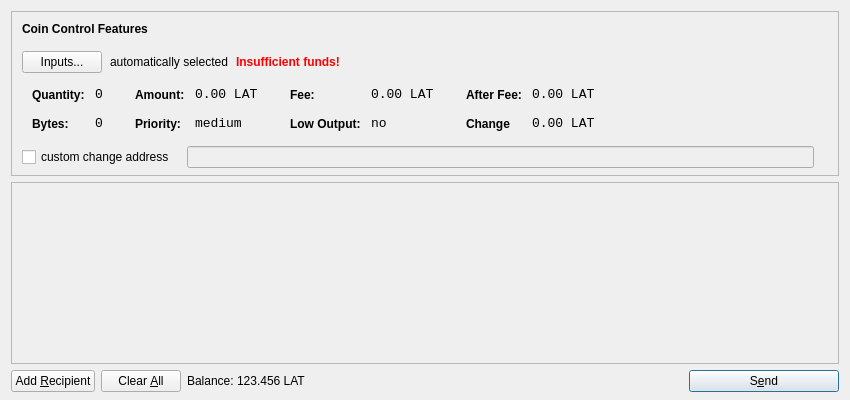
<?xml version="1.0" encoding="UTF-8"?>
<ui version="4.0">
 <class>SendCoinsDialog</class>
 <widget class="QDialog" name="SendCoinsDialog">
  <property name="geometry">
   <rect>
    <x>0</x>
    <y>0</y>
    <width>850</width>
    <height>400</height>
   </rect>
  </property>
  <property name="windowTitle">
   <string>Send Coins</string>
  </property>
  <layout class="QVBoxLayout" name="verticalLayout" stretch="0,1,0">
   <property name="bottomMargin">
    <number>8</number>
   </property>
   <item>
    <widget class="QFrame" name="frameCoinControl">
     <property name="sizePolicy">
      <sizepolicy hsizetype="Expanding" vsizetype="Expanding">
       <horstretch>0</horstretch>
       <verstretch>0</verstretch>
      </sizepolicy>
     </property>
     <property name="maximumSize">
      <size>
       <width>16777215</width>
       <height>16777215</height>
      </size>
     </property>
     <property name="frameShape">
      <enum>QFrame::StyledPanel</enum>
     </property>
     <property name="frameShadow">
      <enum>QFrame::Sunken</enum>
     </property>
     <layout class="QVBoxLayout" name="verticalLayoutCoinControl2">
      <property name="spacing">
       <number>-1</number>
      </property>
      <property name="leftMargin">
       <number>0</number>
      </property>
      <property name="topMargin">
       <number>0</number>
      </property>
      <property name="rightMargin">
       <number>0</number>
      </property>
      <property name="bottomMargin">
       <number>6</number>
      </property>
      <item>
       <layout class="QVBoxLayout" name="verticalLayoutCoinControl" stretch="0,0,0,0,1">
        <property name="spacing">
         <number>0</number>
        </property>
        <property name="leftMargin">
         <number>10</number>
        </property>
        <property name="topMargin">
         <number>10</number>
        </property>
        <item>
         <layout class="QHBoxLayout" name="horizontalLayoutCoinControl1">
          <property name="bottomMargin">
           <number>15</number>
          </property>
          <item>
           <widget class="QLabel" name="labelCoinControlFeatures">
            <property name="sizePolicy">
             <sizepolicy hsizetype="Preferred" vsizetype="Maximum">
              <horstretch>0</horstretch>
              <verstretch>0</verstretch>
             </sizepolicy>
            </property>
            <property name="font">
             <font>
              <weight>75</weight>
              <bold>true</bold>
             </font>
            </property>
            <property name="styleSheet">
             <string notr="true">font-weight:bold;</string>
            </property>
            <property name="text">
             <string>Coin Control Features</string>
            </property>
           </widget>
          </item>
         </layout>
        </item>
        <item>
         <layout class="QHBoxLayout" name="horizontalLayoutCoinControl2" stretch="0,0,0,0">
          <property name="spacing">
           <number>8</number>
          </property>
          <property name="bottomMargin">
           <number>10</number>
          </property>
          <item>
           <widget class="QPushButton" name="pushButtonCoinControl">
            <property name="styleSheet">
             <string notr="true"/>
            </property>
            <property name="text">
             <string>Inputs...</string>
            </property>
           </widget>
          </item>
          <item>
           <widget class="QLabel" name="labelCoinControlAutomaticallySelected">
            <property name="text">
             <string>automatically selected</string>
            </property>
            <property name="margin">
             <number>5</number>
            </property>
           </widget>
          </item>
          <item>
           <widget class="QLabel" name="labelCoinControlInsuffFunds">
            <property name="font">
             <font>
              <weight>75</weight>
              <bold>true</bold>
             </font>
            </property>
            <property name="styleSheet">
             <string notr="true">color:red;font-weight:bold;</string>
            </property>
            <property name="text">
             <string>Insufficient funds!</string>
            </property>
            <property name="margin">
             <number>5</number>
            </property>
           </widget>
          </item>
          <item>
           <spacer name="horizontalSpacerCoinControl">
            <property name="orientation">
             <enum>Qt::Horizontal</enum>
            </property>
            <property name="sizeHint" stdset="0">
             <size>
              <width>40</width>
              <height>1</height>
             </size>
            </property>
           </spacer>
          </item>
         </layout>
        </item>
        <item>
         <widget class="QWidget" name="widgetCoinControl" native="true">
          <property name="sizePolicy">
           <sizepolicy hsizetype="Preferred" vsizetype="Preferred">
            <horstretch>0</horstretch>
            <verstretch>0</verstretch>
           </sizepolicy>
          </property>
          <property name="minimumSize">
           <size>
            <width>0</width>
            <height>0</height>
           </size>
          </property>
          <property name="styleSheet">
           <string notr="true"/>
          </property>
          <layout class="QHBoxLayout" name="horizontalLayoutCoinControl5">
           <property name="margin">
            <number>0</number>
           </property>
           <item>
            <layout class="QHBoxLayout" name="horizontalLayoutCoinControl3" stretch="0,0,0,1">
             <property name="spacing">
              <number>20</number>
             </property>
             <property name="topMargin">
              <number>0</number>
             </property>
             <property name="bottomMargin">
              <number>10</number>
             </property>
             <item>
              <layout class="QFormLayout" name="formLayoutCoinControl1">
               <property name="horizontalSpacing">
                <number>10</number>
               </property>
               <property name="verticalSpacing">
                <number>14</number>
               </property>
               <property name="leftMargin">
                <number>10</number>
               </property>
               <property name="topMargin">
                <number>4</number>
               </property>
               <property name="rightMargin">
                <number>6</number>
               </property>
               <item row="0" column="0">
                <widget class="QLabel" name="labelCoinControlQuantityText">
                 <property name="styleSheet">
                  <string notr="true">font-weight:bold;</string>
                 </property>
                 <property name="text">
                  <string>Quantity:</string>
                 </property>
                 <property name="margin">
                  <number>0</number>
                 </property>
                </widget>
               </item>
               <item row="0" column="1">
                <widget class="QLabel" name="labelCoinControlQuantity">
                 <property name="font">
                  <font>
                   <family>Monospace</family>
                   <pointsize>10</pointsize>
                  </font>
                 </property>
                 <property name="cursor">
                  <cursorShape>IBeamCursor</cursorShape>
                 </property>
                 <property name="contextMenuPolicy">
                  <enum>Qt::ActionsContextMenu</enum>
                 </property>
                 <property name="text">
                  <string>0</string>
                 </property>
                 <property name="margin">
                  <number>0</number>
                 </property>
                 <property name="textInteractionFlags">
                  <set>Qt::LinksAccessibleByMouse|Qt::TextSelectableByKeyboard|Qt::TextSelectableByMouse</set>
                 </property>
                </widget>
               </item>
               <item row="1" column="0">
                <widget class="QLabel" name="labelCoinControlBytesText">
                 <property name="styleSheet">
                  <string notr="true">font-weight:bold;</string>
                 </property>
                 <property name="text">
                  <string>Bytes:</string>
                 </property>
                </widget>
               </item>
               <item row="1" column="1">
                <widget class="QLabel" name="labelCoinControlBytes">
                 <property name="font">
                  <font>
                   <family>Monospace</family>
                   <pointsize>10</pointsize>
                  </font>
                 </property>
                 <property name="cursor">
                  <cursorShape>IBeamCursor</cursorShape>
                 </property>
                 <property name="contextMenuPolicy">
                  <enum>Qt::ActionsContextMenu</enum>
                 </property>
                 <property name="text">
                  <string>0</string>
                 </property>
                 <property name="textInteractionFlags">
                  <set>Qt::LinksAccessibleByMouse|Qt::TextSelectableByKeyboard|Qt::TextSelectableByMouse</set>
                 </property>
                </widget>
               </item>
              </layout>
             </item>
             <item>
              <layout class="QFormLayout" name="formLayoutCoinControl2">
               <property name="horizontalSpacing">
                <number>10</number>
               </property>
               <property name="verticalSpacing">
                <number>14</number>
               </property>
               <property name="leftMargin">
                <number>6</number>
               </property>
               <property name="topMargin">
                <number>4</number>
               </property>
               <property name="rightMargin">
                <number>6</number>
               </property>
               <item row="0" column="0">
                <widget class="QLabel" name="labelCoinControlAmountText">
                 <property name="styleSheet">
                  <string notr="true">font-weight:bold;</string>
                 </property>
                 <property name="text">
                  <string>Amount:</string>
                 </property>
                 <property name="margin">
                  <number>0</number>
                 </property>
                </widget>
               </item>
               <item row="0" column="1">
                <widget class="QLabel" name="labelCoinControlAmount">
                 <property name="font">
                  <font>
                   <family>Monospace</family>
                   <pointsize>10</pointsize>
                  </font>
                 </property>
                 <property name="cursor">
                  <cursorShape>IBeamCursor</cursorShape>
                 </property>
                 <property name="contextMenuPolicy">
                  <enum>Qt::ActionsContextMenu</enum>
                 </property>
                 <property name="text">
                  <string>0.00 LAT</string>
                 </property>
                 <property name="textInteractionFlags">
                  <set>Qt::LinksAccessibleByMouse|Qt::TextSelectableByKeyboard|Qt::TextSelectableByMouse</set>
                 </property>
                </widget>
               </item>
               <item row="1" column="0">
                <widget class="QLabel" name="labelCoinControlPriorityText">
                 <property name="styleSheet">
                  <string notr="true">font-weight:bold;</string>
                 </property>
                 <property name="text">
                  <string>Priority:</string>
                 </property>
                </widget>
               </item>
               <item row="1" column="1">
                <widget class="QLabel" name="labelCoinControlPriority">
                 <property name="font">
                  <font>
                   <family>Monospace</family>
                   <pointsize>10</pointsize>
                  </font>
                 </property>
                 <property name="cursor">
                  <cursorShape>IBeamCursor</cursorShape>
                 </property>
                 <property name="contextMenuPolicy">
                  <enum>Qt::ActionsContextMenu</enum>
                 </property>
                 <property name="text">
                  <string>medium</string>
                 </property>
                 <property name="textInteractionFlags">
                  <set>Qt::LinksAccessibleByMouse|Qt::TextSelectableByKeyboard|Qt::TextSelectableByMouse</set>
                 </property>
                </widget>
               </item>
              </layout>
             </item>
             <item>
              <layout class="QFormLayout" name="formLayoutCoinControl3">
               <property name="horizontalSpacing">
                <number>10</number>
               </property>
               <property name="verticalSpacing">
                <number>14</number>
               </property>
               <property name="leftMargin">
                <number>6</number>
               </property>
               <property name="topMargin">
                <number>4</number>
               </property>
               <property name="rightMargin">
                <number>6</number>
               </property>
               <item row="0" column="0">
                <widget class="QLabel" name="labelCoinControlFeeText">
                 <property name="styleSheet">
                  <string notr="true">font-weight:bold;</string>
                 </property>
                 <property name="text">
                  <string>Fee:</string>
                 </property>
                 <property name="margin">
                  <number>0</number>
                 </property>
                </widget>
               </item>
               <item row="0" column="1">
                <widget class="QLabel" name="labelCoinControlFee">
                 <property name="font">
                  <font>
                   <family>Monospace</family>
                   <pointsize>10</pointsize>
                  </font>
                 </property>
                 <property name="cursor">
                  <cursorShape>IBeamCursor</cursorShape>
                 </property>
                 <property name="contextMenuPolicy">
                  <enum>Qt::ActionsContextMenu</enum>
                 </property>
                 <property name="text">
                  <string>0.00 LAT</string>
                 </property>
                 <property name="textInteractionFlags">
                  <set>Qt::LinksAccessibleByMouse|Qt::TextSelectableByKeyboard|Qt::TextSelectableByMouse</set>
                 </property>
                </widget>
               </item>
               <item row="1" column="0">
                <widget class="QLabel" name="labelCoinControlLowOutputText">
                 <property name="styleSheet">
                  <string notr="true">font-weight:bold;</string>
                 </property>
                 <property name="text">
                  <string>Low Output:</string>
                 </property>
                </widget>
               </item>
               <item row="1" column="1">
                <widget class="QLabel" name="labelCoinControlLowOutput">
                 <property name="font">
                  <font>
                   <family>Monospace</family>
                   <pointsize>10</pointsize>
                  </font>
                 </property>
                 <property name="cursor">
                  <cursorShape>IBeamCursor</cursorShape>
                 </property>
                 <property name="contextMenuPolicy">
                  <enum>Qt::ActionsContextMenu</enum>
                 </property>
                 <property name="text">
                  <string>no</string>
                 </property>
                 <property name="textInteractionFlags">
                  <set>Qt::LinksAccessibleByMouse|Qt::TextSelectableByKeyboard|Qt::TextSelectableByMouse</set>
                 </property>
                </widget>
               </item>
              </layout>
             </item>
             <item>
              <layout class="QFormLayout" name="formLayoutCoinControl4">
               <property name="horizontalSpacing">
                <number>10</number>
               </property>
               <property name="verticalSpacing">
                <number>14</number>
               </property>
               <property name="leftMargin">
                <number>6</number>
               </property>
               <property name="topMargin">
                <number>4</number>
               </property>
               <property name="rightMargin">
                <number>6</number>
               </property>
               <item row="0" column="0">
                <widget class="QLabel" name="labelCoinControlAfterFeeText">
                 <property name="styleSheet">
                  <string notr="true">font-weight:bold;</string>
                 </property>
                 <property name="text">
                  <string>After Fee:</string>
                 </property>
                 <property name="margin">
                  <number>0</number>
                 </property>
                </widget>
               </item>
               <item row="0" column="1">
                <widget class="QLabel" name="labelCoinControlAfterFee">
                 <property name="font">
                  <font>
                   <family>Monospace</family>
                   <pointsize>10</pointsize>
                  </font>
                 </property>
                 <property name="cursor">
                  <cursorShape>IBeamCursor</cursorShape>
                 </property>
                 <property name="contextMenuPolicy">
                  <enum>Qt::ActionsContextMenu</enum>
                 </property>
                 <property name="text">
                  <string>0.00 LAT</string>
                 </property>
                 <property name="textInteractionFlags">
                  <set>Qt::LinksAccessibleByMouse|Qt::TextSelectableByKeyboard|Qt::TextSelectableByMouse</set>
                 </property>
                </widget>
               </item>
               <item row="1" column="0">
                <widget class="QLabel" name="labelCoinControlChangeText">
                 <property name="styleSheet">
                  <string notr="true">font-weight:bold;</string>
                 </property>
                 <property name="text">
                  <string>Change</string>
                 </property>
                </widget>
               </item>
               <item row="1" column="1">
                <widget class="QLabel" name="labelCoinControlChange">
                 <property name="font">
                  <font>
                   <family>Monospace</family>
                   <pointsize>10</pointsize>
                  </font>
                 </property>
                 <property name="cursor">
                  <cursorShape>IBeamCursor</cursorShape>
                 </property>
                 <property name="contextMenuPolicy">
                  <enum>Qt::ActionsContextMenu</enum>
                 </property>
                 <property name="text">
                  <string>0.00 LAT</string>
                 </property>
                 <property name="textInteractionFlags">
                  <set>Qt::LinksAccessibleByMouse|Qt::TextSelectableByKeyboard|Qt::TextSelectableByMouse</set>
                 </property>
                </widget>
               </item>
              </layout>
             </item>
            </layout>
           </item>
          </layout>
         </widget>
        </item>
        <item>
         <layout class="QHBoxLayout" name="horizontalLayoutCoinControl4" stretch="0,0,0">
          <property name="spacing">
           <number>12</number>
          </property>
          <property name="sizeConstraint">
           <enum>QLayout::SetDefaultConstraint</enum>
          </property>
          <property name="topMargin">
           <number>5</number>
          </property>
          <property name="rightMargin">
           <number>5</number>
          </property>
          <item>
           <widget class="QCheckBox" name="checkBoxCoinControlChange">
            <property name="text">
             <string>custom change address</string>
            </property>
           </widget>
          </item>
          <item>
           <widget class="QLineEdit" name="lineEditCoinControlChange">
            <property name="enabled">
             <bool>false</bool>
            </property>
            <property name="sizePolicy">
             <sizepolicy hsizetype="Expanding" vsizetype="Fixed">
              <horstretch>0</horstretch>
              <verstretch>0</verstretch>
             </sizepolicy>
            </property>
           </widget>
          </item>
          <item>
           <widget class="QLabel" name="labelCoinControlChangeLabel">
            <property name="sizePolicy">
             <sizepolicy hsizetype="Preferred" vsizetype="Expanding">
              <horstretch>0</horstretch>
              <verstretch>0</verstretch>
             </sizepolicy>
            </property>
            <property name="minimumSize">
             <size>
              <width>0</width>
              <height>0</height>
             </size>
            </property>
            <property name="text">
             <string/>
            </property>
            <property name="margin">
             <number>3</number>
            </property>
           </widget>
          </item>
         </layout>
        </item>
        <item>
         <spacer name="verticalSpacerCoinControl">
          <property name="orientation">
           <enum>Qt::Vertical</enum>
          </property>
          <property name="sizeHint" stdset="0">
           <size>
            <width>800</width>
            <height>1</height>
           </size>
          </property>
         </spacer>
        </item>
       </layout>
      </item>
     </layout>
    </widget>
   </item>
   <item>
    <widget class="QScrollArea" name="scrollArea">
     <property name="widgetResizable">
      <bool>true</bool>
     </property>
     <widget class="QWidget" name="scrollAreaWidgetContents">
      <property name="geometry">
       <rect>
        <x>0</x>
        <y>0</y>
        <width>830</width>
        <height>165</height>
       </rect>
      </property>
      <layout class="QVBoxLayout" name="verticalLayout_2">
       <property name="margin">
        <number>0</number>
       </property>
       <item>
        <layout class="QVBoxLayout" name="entries">
         <property name="spacing">
          <number>6</number>
         </property>
        </layout>
       </item>
       <item>
        <spacer name="verticalSpacer">
         <property name="orientation">
          <enum>Qt::Vertical</enum>
         </property>
         <property name="sizeHint" stdset="0">
          <size>
           <width>20</width>
           <height>40</height>
          </size>
         </property>
        </spacer>
       </item>
      </layout>
     </widget>
    </widget>
   </item>
   <item>
    <layout class="QHBoxLayout" name="horizontalLayout">
     <item>
      <widget class="QPushButton" name="addButton">
       <property name="toolTip">
        <string>Send to multiple recipients at once</string>
       </property>
       <property name="text">
        <string>Add &amp;Recipient</string>
       </property>
       <property name="icon">
        <iconset resource="../bitcoin.qrc">
         <normaloff>:/icons/add</normaloff>:/icons/add</iconset>
       </property>
       <property name="autoDefault">
        <bool>false</bool>
       </property>
      </widget>
     </item>
     <item>
      <widget class="QPushButton" name="clearButton">
       <property name="sizePolicy">
        <sizepolicy hsizetype="Minimum" vsizetype="Fixed">
         <horstretch>0</horstretch>
         <verstretch>0</verstretch>
        </sizepolicy>
       </property>
       <property name="toolTip">
        <string>Remove all transaction fields</string>
       </property>
       <property name="text">
        <string>Clear &amp;All</string>
       </property>
       <property name="icon">
        <iconset resource="../bitcoin.qrc">
         <normaloff>:/icons/remove</normaloff>:/icons/remove</iconset>
       </property>
       <property name="autoRepeatDelay">
        <number>300</number>
       </property>
       <property name="autoDefault">
        <bool>false</bool>
       </property>
      </widget>
     </item>
     <item>
      <layout class="QHBoxLayout" name="horizontalLayout_2">
       <property name="spacing">
        <number>3</number>
       </property>
       <item>
        <widget class="QLabel" name="label">
         <property name="sizePolicy">
          <sizepolicy hsizetype="Preferred" vsizetype="Fixed">
           <horstretch>0</horstretch>
           <verstretch>0</verstretch>
          </sizepolicy>
         </property>
         <property name="text">
          <string>Balance:</string>
         </property>
        </widget>
       </item>
       <item>
        <widget class="QLabel" name="labelBalance">
         <property name="sizePolicy">
          <sizepolicy hsizetype="Preferred" vsizetype="Fixed">
           <horstretch>0</horstretch>
           <verstretch>0</verstretch>
          </sizepolicy>
         </property>
         <property name="cursor">
          <cursorShape>IBeamCursor</cursorShape>
         </property>
         <property name="text">
          <string>123.456 LAT</string>
         </property>
         <property name="textInteractionFlags">
          <set>Qt::LinksAccessibleByMouse|Qt::TextSelectableByKeyboard|Qt::TextSelectableByMouse</set>
         </property>
        </widget>
       </item>
      </layout>
     </item>
     <item>
      <spacer name="horizontalSpacer">
       <property name="orientation">
        <enum>Qt::Horizontal</enum>
       </property>
       <property name="sizeHint" stdset="0">
        <size>
         <width>40</width>
         <height>20</height>
        </size>
       </property>
      </spacer>
     </item>
     <item>
      <widget class="QPushButton" name="sendButton">
       <property name="minimumSize">
        <size>
         <width>150</width>
         <height>0</height>
        </size>
       </property>
       <property name="toolTip">
        <string>Confirm the send action</string>
       </property>
       <property name="text">
        <string>S&amp;end</string>
       </property>
       <property name="icon">
        <iconset resource="../bitcoin.qrc">
         <normaloff>:/icons/send</normaloff>:/icons/send</iconset>
       </property>
       <property name="default">
        <bool>true</bool>
       </property>
      </widget>
     </item>
    </layout>
   </item>
  </layout>
 </widget>
 <resources>
  <include location="../bitcoin.qrc"/>
 </resources>
 <connections/>
</ui>
